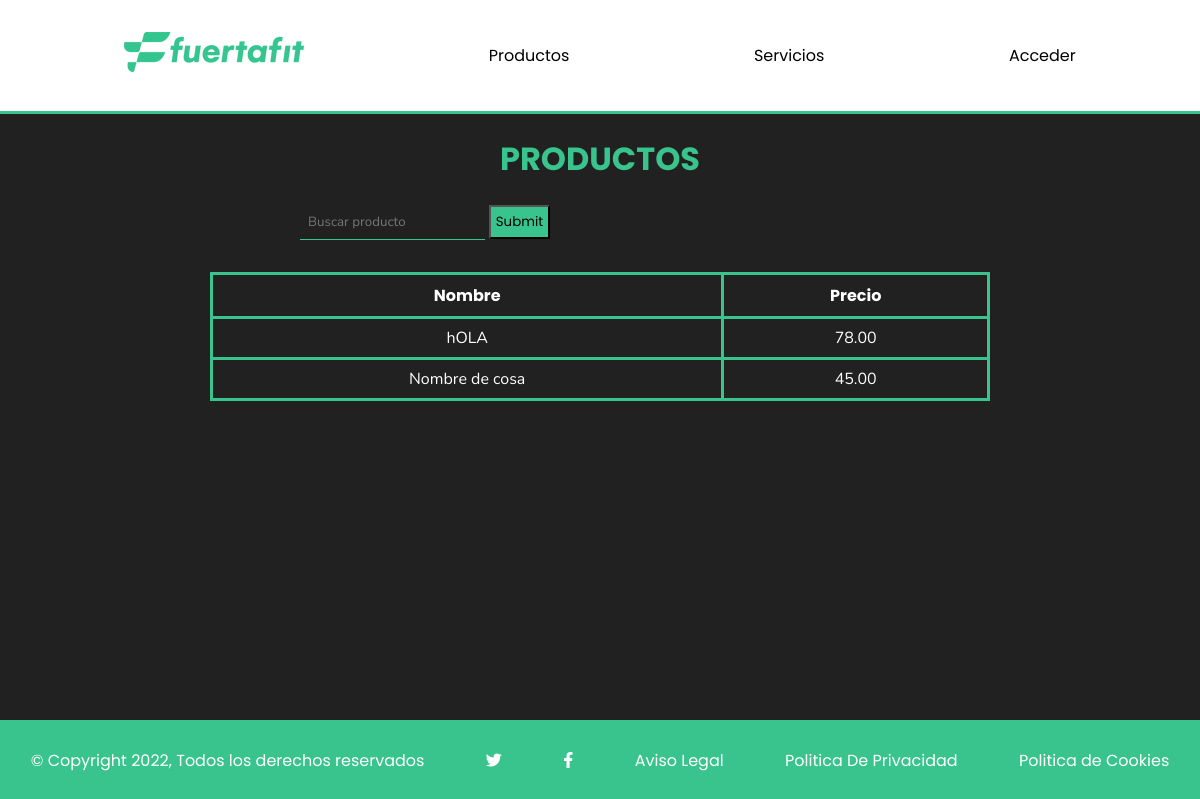
Page /php/Productos.php on the earlier database version.
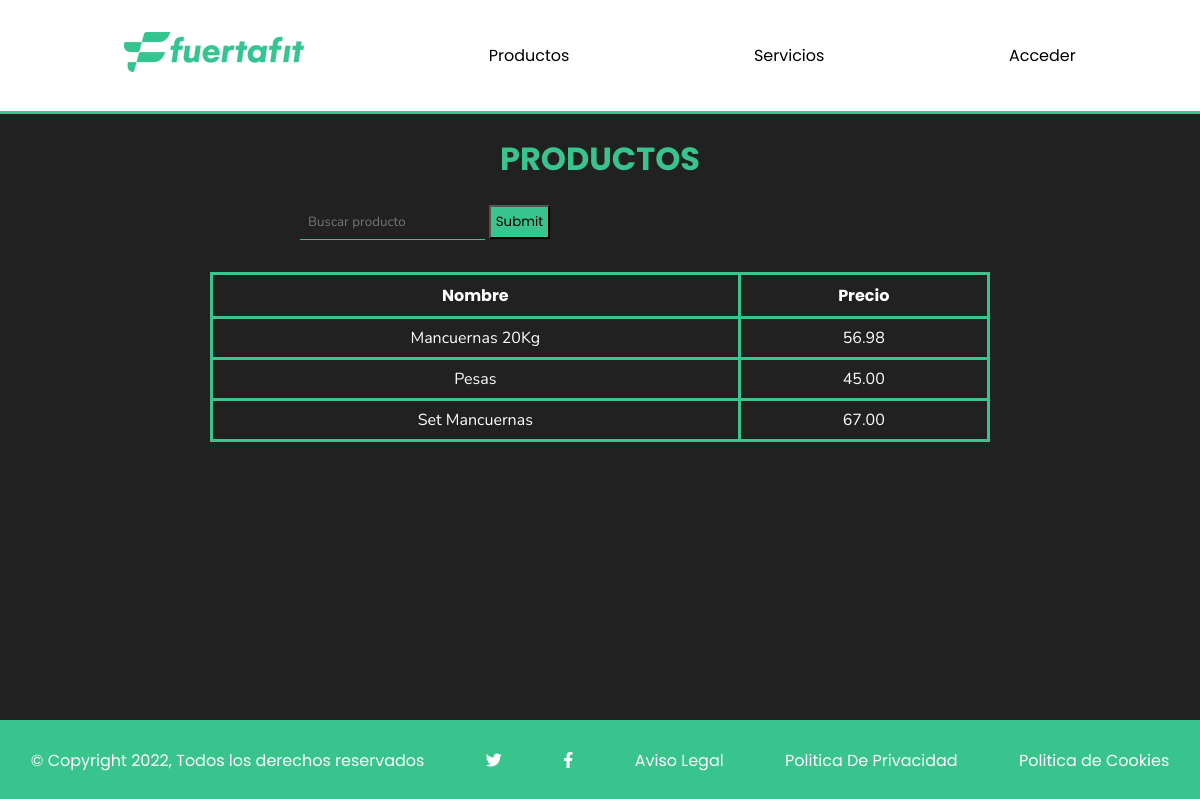
Same page on the later database version.
### tables this page shows
CREATE TABLE `producto` (
  `Id` bigint(20) NOT NULL,
  `Nombre` varchar(50) NOT NULL,
  `Precio` decimal(4,2) NOT NULL
);

### php/Productos.php (the view, shortened to what this page needs)
<!DOCTYPE html>
<html lang="es">
<head>
    <link rel="stylesheet" href="https://cdnjs.cloudflare.com/ajax/libs/font-awesome/6.2.0/css/all.min.css" />
    <link rel="stylesheet" href="../estilos/estilosmenu.css">
</head>
<body class='bodyprodserv'>
    <?php
        require_once("funciones.php");
        if(isset($_COOKIE['sesion'])){
            list($usu,$nom)=comprobar_sesion('c');
        }else if(isset($_SESSION['tipo'])){
            list($usu,$nom)=comprobar_sesion('s');
        }else{
            $usu='n';
            $nom='';
        }
        $conexion=conectarservidor();
        echo imprimir_menu($usu,$nom);
        echo "<main class='mainprodserv'> <h1>PRODUCTOS</h1>";
        echo "<div class='buscarinser'>";
        echo form_buscar('producto');
        echo "</div>";
        if(isset($_GET["busqueda"])){
            echo btn_volver('Productos.php','volver');
            $param="%$_GET[buscar]%";
            if(preg_match("`,`",$param)){
                $param=str_replace(",",".",$param);
            }
            $buscar=$conexion->prepare("select * from producto where nombre like ? or precio like ?");
            $buscar->bind_result($id,$nom,$prec);
            $buscar->bind_param("ss",$param,$param);
            $buscar->execute();
            $buscar->store_result();
            if($buscar->affected_rows>0){
                $info_bus="<table class='tablaprodserv'><thead><th>Nombre</th><th>Precio</th>";
                if($usu==='a'){
                    $info_bus.="<th colspan='2'>MODIFICAR/BORRAR</th>";
                }
                $info_bus.="</thead><tbody>";
                while($buscar->fetch()){
                    $info_bus.="<tr>";
                    $info_bus.="<td>$nom</td>";
                    $info_bus.="<td>$prec</td>";
                    if($usu==='a'){
                        $info_bus.="<td><a method='get' href='mod_producto.php?editprod=$id'>MODIFICAR</a></td>";
                        $info_bus.="<td><a method='get' href='Productos.php?deleprod=$id'>BORRAR</a></td>";
                    }
                    $info_bus.="</tr>";
                }
                $info_bus.="</tbody></table>";
                $buscar->close();
                echo $info_bus;
            }else{
                echo "<p>No hay datos que coincidan con tu busqueda</p>";
            }
        }else{
            $productos=consultar_datos("producto");
            echo "<table class='tablaprodserv'><thead><th>Nombre</th><th>Precio</th>";
            echo "</thead>";
            if(gettype($productos)==="string"){
                $info="<tbody><tr><td colspan='4'>$productos</td></tr></tbody>";
            }else{
                $info="<tbody>";
                while($cont=$productos->fetch_array(MYSQLI_ASSOC)){
                    $info.="<tr>";
                    $info.="<td>$cont[Nombre]</td>";
                    $info.="<td>$cont[Precio]</td>";
                    $info.="</tr>";
                }
            }
            echo $info;
            echo "</tbody></table>";
        }
        echo imprimir_footer();
    ?>
</body>
</html>

Differences in the rows shown:
removed producto: Nombre "hOLA", Precio "78.00"
removed producto: Nombre "Nombre de cosa", Precio "45.00"
added producto: Nombre "Mancuernas 20Kg", Precio "56.98"
added producto: Nombre "Pesas", Precio "45.00"
added producto: Nombre "Set Mancuernas", Precio "67.00"
